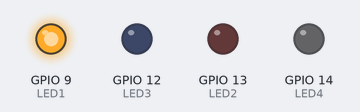
Recording of a sketch running on a simulated ESP32. On the bench: output pins drawn as LEDs (lit = HIGH).

Above: at 0.5 s.
At 2.5 s:
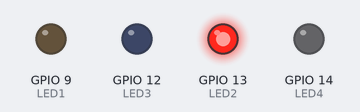
At 4.5 s:
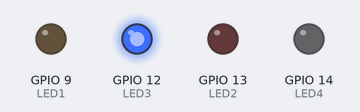
At 6.5 s:
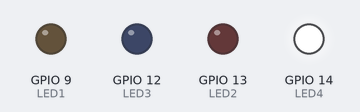
At 9.5 s:
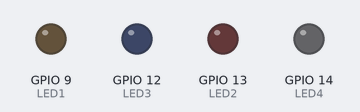
Timing chart, 0 to 10.4 s (numbered marks = the images above):
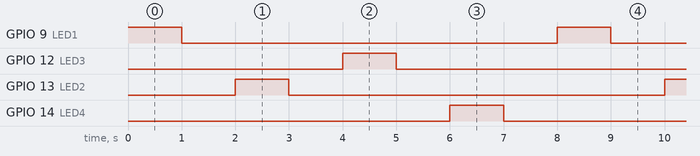

The sketch:

sketch.ino
```cpp
#define LED1  9
#define LED2 13
#define LED3 12
#define LED4 14

void setup() {
  // put your setup code here, to run once:
  pinMode(LED1, OUTPUT);
  pinMode(LED2, OUTPUT);
  pinMode(LED3, OUTPUT);
  pinMode(LED4, OUTPUT);
  Serial.begin(115200);

}

void loop() {
  // put your main code here, to run repeatedly:
  digitalWrite(LED1, HIGH);
  delay(1000); // this speeds up the simulation
  digitalWrite(LED1, LOW);
  delay(1000);
  digitalWrite(LED2, HIGH);
  delay(1000);
  digitalWrite(LED2, LOW);
  delay(1000);
  digitalWrite(LED3, HIGH);
  delay(1000);
  digitalWrite(LED3, LOW);
  delay(1000);
  digitalWrite(LED4, HIGH);
  delay(1000);
  digitalWrite(LED4, LOW);
  delay(1000);
}
```

Measured:
- by itself, GPIO 9 (LED1), GPIO 12 (LED3), GPIO 13 (LED2), GPIO 14 (LED4): alternates HIGH for 1.0 s and LOW for 7.0 s
- by itself, everything shown: repeats every 8.0 s, in 8 steps
